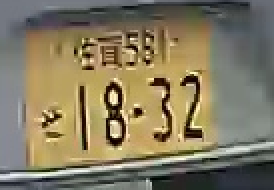
#> input picture ocr_inputs/f16_p0.png, 137 x 95 px (shown 2 times larger)
$ python -i numberPlateGenarateTest02_anotated.py   (imports and definitions only)
#> lines starting #> are read from the running program, lines starting #| are printed output that depends on the picture
import cv2
import numpy as np
import random
import os
from PIL import Image, ImageDraw, ImageFont

# ==========================================
# CONFIGURATION (設定エリア)
# ==========================================
# 保存先設定
OUTPUT_DIR = "dataset_fixed"
FONT_PATH = "C:/Windows/Fonts/msgothic.ttc"

# 生成設定
GENERATE_COUNT = 500  # 作成するセット数
TARGET_SIZE = (94, 24)  # 【重要】LPRNetモデルへの入力サイズ（幅94, 高さ24）

# 固定するナンバープレート情報
# 今回は特定のナンバーを学習させるためのデータセットを作成します
PLATE_INFO = {
    "up": {
        "text": "佐賀 581",  # 描画する文字（空白含む）
        "label": "佐賀581",  # 教師データとしての正解ラベル
        "font_size": 80
    },
    "low": {
        "text": "せ  18-32",
        "label": "せ1832",
        "font_size": 90
    }
}


# [25 lines left out: function create_synthetic_image, not called in this run]


def apply_augmentation_and_resize(pil_img):
    """
    生成された画像に対して、AIモデル用の前処理とノイズ付加を行う関数。

    【なぜ関数化するのか？】
    - **データパイプラインの明確化**: ここは「人間が見るための画像」を「AIが読むためのデータ」に変換する工程です。
    """
    # 1. データ形式の変換 (PIL -> OpenCV)
    # PIL(RGB) から OpenCV(BGR) へ変換します。AIフレームワークの多くはOpenCV形式での読み込みを前提としています。
    img_cv = cv2.cvtColor(np.array(pil_img), cv2.COLOR_RGB2BGR)
#> img_cv is the input picture: shape (95, 137, 3); mean B, G, R 96.7, 122.3, 131.7

    # 2. リサイズ (Preprocessing)
    # LPRNetなどの軽量モデルは、入力サイズが (94, 24) など非常に小さい解像度で固定されていることが多いです。
    img_cv = cv2.resize(img_cv, TARGET_SIZE)
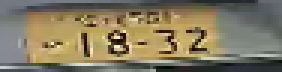
#> img_cv: shape (24, 94, 3) (shown 3 times larger); mean B, G, R 96.1, 121.8, 131.1

    # 3. ノイズ付加 (Data Augmentation)
    # 50%の確率で「ガウスぼかし」を加えます。
    # 綺麗なデジタル画像だけでなく、ピンボケ画像も学習させることで、実環境での認識精度を上げます。
    if random.random() > 0.5:
        img_cv = cv2.GaussianBlur(img_cv, (3, 3), 0)
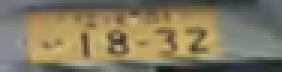
#> img_cv: shape (24, 94, 3) (shown 3 times larger); mean B, G, R 95.9, 121.7, 131

    return img_cv


# [44 lines left out: function generate_fixed_plate_dataset, not called in this run]


# ==========================================
# ENTRY POINT
# ==========================================
# [2 lines not run here, left out]

>>> import cv2
>>> picture = cv2.cvtColor(cv2.imread('ocr_inputs/f16_p0.png'), cv2.COLOR_BGR2RGB)
>>> result = apply_augmentation_and_resize(picture)

$ run again, on ocr_inputs/f36_p0.png
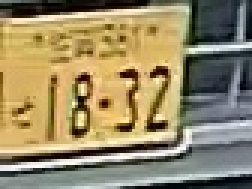
#> input picture ocr_inputs/f36_p0.png, 84 x 63 px (shown 3 times larger)
#> in apply_augmentation_and_resize, img_cv is the input picture: shape (63, 84, 3); mean B, G, R 102.3, 136.9, 149.9
#> in apply_augmentation_and_resize, `img_cv = cv2.resize(img_cv, TARGET_SIZE)`:
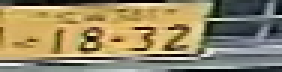
#> img_cv: shape (24, 94, 3) (shown 3 times larger); mean B, G, R 101.8, 136.5, 149.5
#> in apply_augmentation_and_resize, `img_cv = cv2.GaussianBlur(img_cv, (3, 3), 0)`:
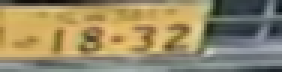
#> img_cv: shape (24, 94, 3) (shown 3 times larger); mean B, G, R 102.8, 137.7, 150.7

$ run again, on ocr_inputs/f38_p0.png
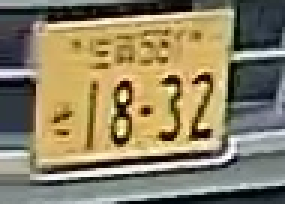
#> input picture ocr_inputs/f38_p0.png, 95 x 68 px (shown 3 times larger)
#> in apply_augmentation_and_resize, img_cv is the input picture: shape (68, 95, 3); mean B, G, R 100.8, 130.3, 141.3
#> in apply_augmentation_and_resize, `img_cv = cv2.resize(img_cv, TARGET_SIZE)`:
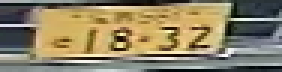
#> img_cv: shape (24, 94, 3) (shown 3 times larger); mean B, G, R 100.5, 130, 141
#> in apply_augmentation_and_resize, `img_cv = cv2.GaussianBlur(img_cv, (3, 3), 0)`:
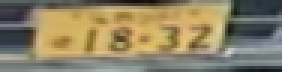
#> img_cv: shape (24, 94, 3) (shown 3 times larger); mean B, G, R 100.5, 130.1, 141.1

$ run again, on ocr_inputs/f51_p0.png
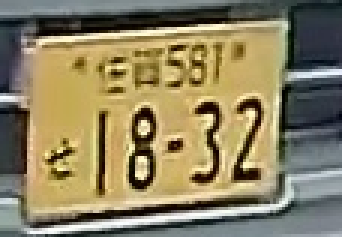
#> input picture ocr_inputs/f51_p0.png, 114 x 79 px (shown 3 times larger)
#> in apply_augmentation_and_resize, img_cv is the input picture: shape (79, 114, 3); mean B, G, R 97.5, 129.7, 140.2
#> in apply_augmentation_and_resize, `img_cv = cv2.resize(img_cv, TARGET_SIZE)`:
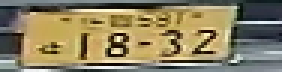
#> img_cv: shape (24, 94, 3) (shown 3 times larger); mean B, G, R 96.8, 129, 139.5
#> in apply_augmentation_and_resize, `img_cv = cv2.GaussianBlur(img_cv, (3, 3), 0)`:
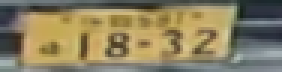
#> img_cv: shape (24, 94, 3) (shown 3 times larger); mean B, G, R 96.3, 128.5, 139.1
